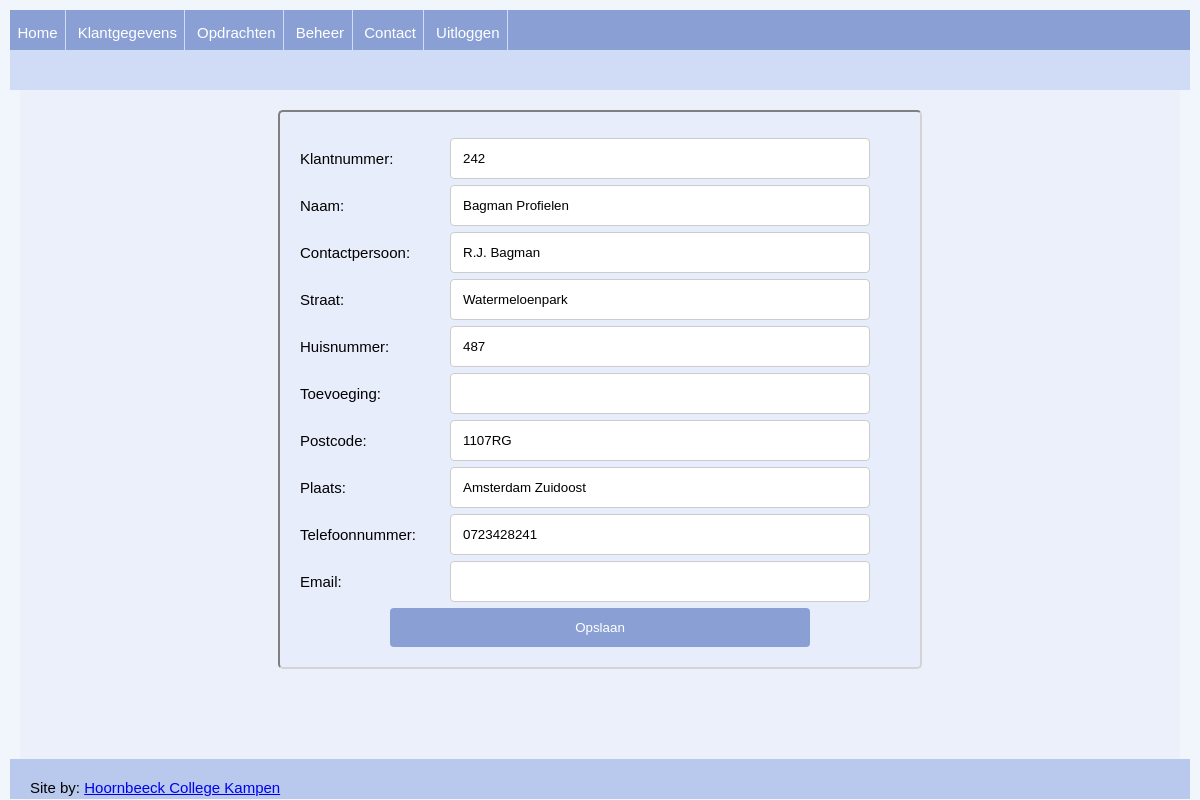
The app's page /klant_edit.php?id=242 with its own data.
### tables this page shows
CREATE TABLE `Klant` (
  `id` int(11) NOT NULL AUTO_INCREMENT,
  `naam` varchar(80) NOT NULL,
  `cp` varchar(80) DEFAULT NULL COMMENT 'Contactpersoon',
  `straat` varchar(80) NOT NULL,
  `huisnummer` int(11) NOT NULL,
  `toevoeging` varchar(45) DEFAULT NULL,
  `postcode` varchar(6) DEFAULT NULL,
  `plaats` varchar(60) DEFAULT NULL,
  `telefoon` varchar(45) DEFAULT NULL,
  `notitie` varchar(255) DEFAULT NULL,
  PRIMARY KEY (`id`)
);

### klant_edit.php (the view, shortened to what this page needs)
<?php
include 'inc/header.php';
echo '<header class="head">';
echo '</header>';
echo '<main class="main-content">';
echo '<div id="frmDetail">';
if (isset($_GET["id"])) {
    $klantId = $_GET["id"];
} else {
    header('refresh:2;url=klanten.php');
}
$query = "SELECT * FROM klant WHERE id = $klantId";
$result = mysqli_query($dbconn, $query) or die("Error: " . mysqli_error($dbconn));
$klant = mysqli_fetch_array($result);
?>
<div>
    <form action="dataverwerken.php" method="post" class="frmDetail">
        <label for="fklantnr">Klantnummer:</label>
        <input type="text" id="fklantnr" name="fklantnr" value="<?php echo $klant['id']; ?>" readonly>
        <label for="fnaam">Naam:</label>
        <input type="text" id="fnaam" name="fnaam" value="<?php echo $klant['naam']; ?>">
        <label for="fcp">Contactpersoon:</label>
        <input type="text" id="fcp" name="fcp" value="<?php echo $klant['cp']; ?>">
        <label for="fstraat">Straat:</label>
        <input type="text" id="fstraat" name="fstraat" value="<?php echo $klant['straat']; ?>">
        <label for="fhuisnr">Huisnummer:</label>
        <input type="text" id="fhuisnr" name="fhuisnr" value="<?php echo $klant['huisnummer']; ?>">
        <label for="ftoevoeging">Toevoeging:</label>
        <input type="text" id="ftoevoeging" name="ftoevoeging" value="<?php echo $klant['toevoeging']; ?>">
        <label for="fpostcode">Postcode:</label>
        <input type="text" id="fpostcode" name="fpostcode" value="<?php echo $klant['postcode']; ?>">
        <label for="fplaats">Plaats:</label>
        <input type="text" id="fplaats" name="fplaats" value="<?php echo $klant['plaats']; ?>">
        <label for="ftelefoon">Telefoonnummer:</label>
        <input type="text" id="ftelefoon" name="ftelefoon" value="<?php echo $klant['telefoon']; ?>">
        <label for="femail">Email:</label>
        <input type="text" id="fnotitie" name="fnotitie" value="<?php echo $klant['notitie']; ?>">
        <div class="submitbtn">
            <input type="submit" name="submit" value="Opslaan" class="btnDetailSubmit">
        </div>
    </form>
</div>
<?php
echo '</main>';
include 'inc/footer.php';
?>

### css/nav.css (style rules this page uses)
:root { --primary0: rgba(138,160,213,1); --primary1: rgba(161,181,226,1); --primary2: rgba(185,201,237,1); --primary3: rgba(208,219,245,1); --primary4: rgba(229,236,251,0.5); --hover: rgba(255, 111, 78, 0.2); }
body { margin: 0; padding: 0; font-size: 15px; font-family: heebo, verdana, sans-serif; background-color: var(--primary4); }

### css/style.css (style rules this page uses)
:root { --primary0: rgba(138,160,213,1); --primary1: rgba(161,181,226,1); --primary2: rgba(185,201,237,1); --primary3: rgba(208,219,245,1); --primary4: rgba(229,236,251,0.5); --hover: rgba(255, 111, 78, 0.2); }
* { box-sizing: border-box; margin: 0; padding: 0; }
body { margin: 10px; }
.head { background-color: var(--primary3); padding: 10px; grid-area: head; }
.main-content { background-color: var(--primary4); padding: 20px; grid-area: main; height: 100%; }
input[type=text], input[type=password] { width: 70%; padding: 12px; border: 1px solid #ccc; border-radius: 4px; resize: vertical; }
input[type=submit] { background-color: var(--primary0); color: white; width: 20%; padding: 12px 20px; border: none; border-radius: 4px; cursor: pointer; float: none; position: relative; }
#frmDetail > * { margin: auto; background-color: var(--primary4); border:lightgray inset 2px; border-radius: 5px; padding: 20px; }
#frmDetail { display: flex; height: 300px; }
.frmDetail { width: 600px; }
.frmDetail label { padding: 12px 5px 2px 0; display: flex; float: left; width: 25%; margin-top: 6px; }
.frmDetail input { float: left; width: 70%; margin-top: 6px; }
.submitbtn { width: 100%; display: flex; justify-content: center; }

### records on screen
klant: fklantnr "242", fnaam "Bagman Profielen", fcp "R.J. Bagman", fstraat "Watermeloenpark", fhuisnr "487", fpostcode "1107RG", fplaats "Amsterdam Zuidoost", ftelefoon "0723428241"
